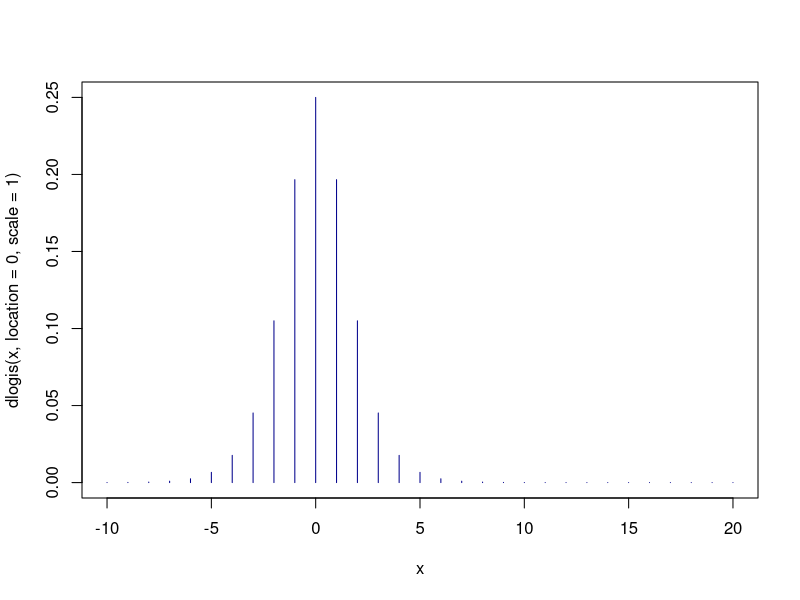
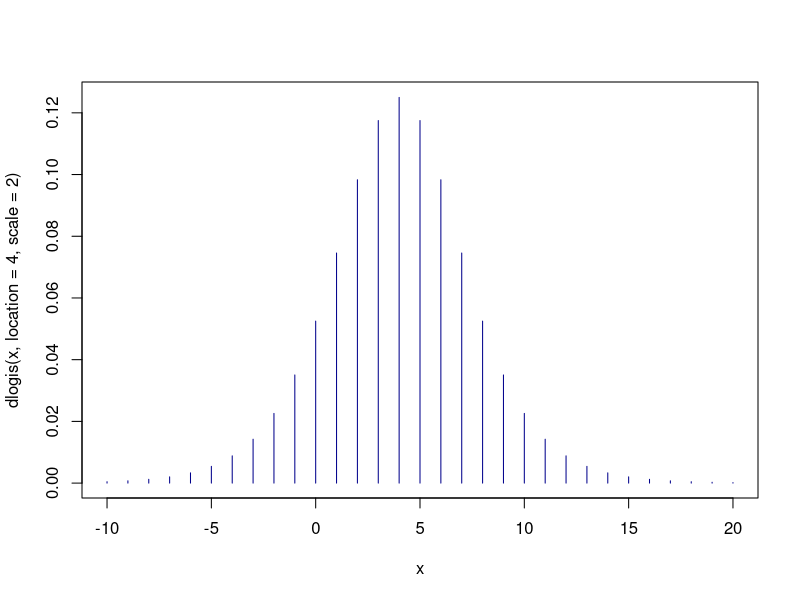
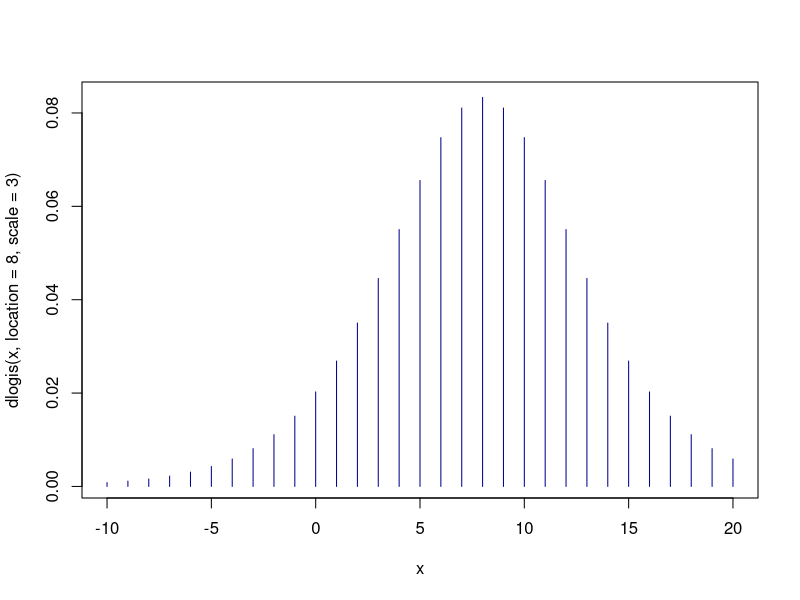
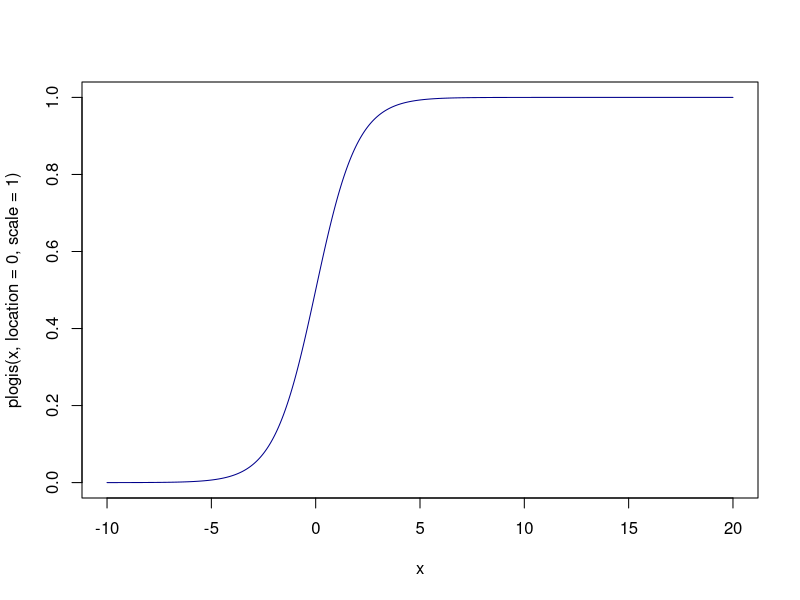
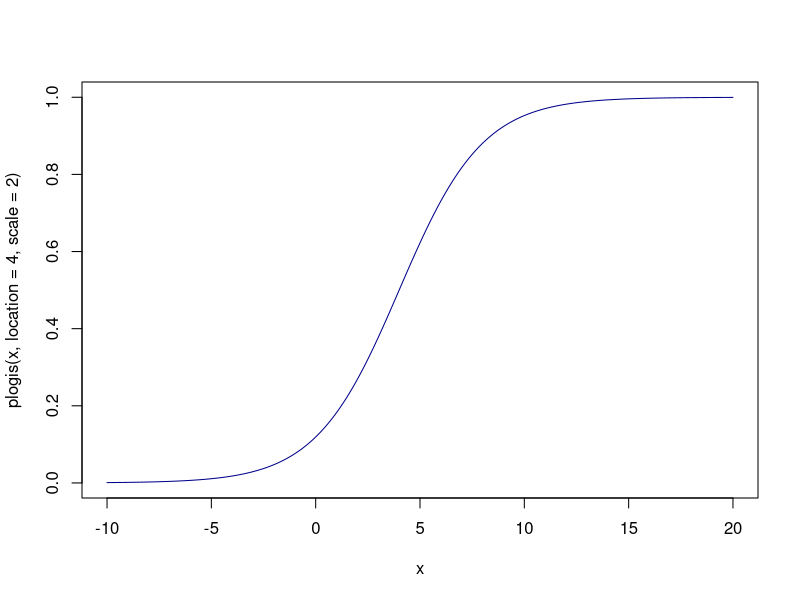
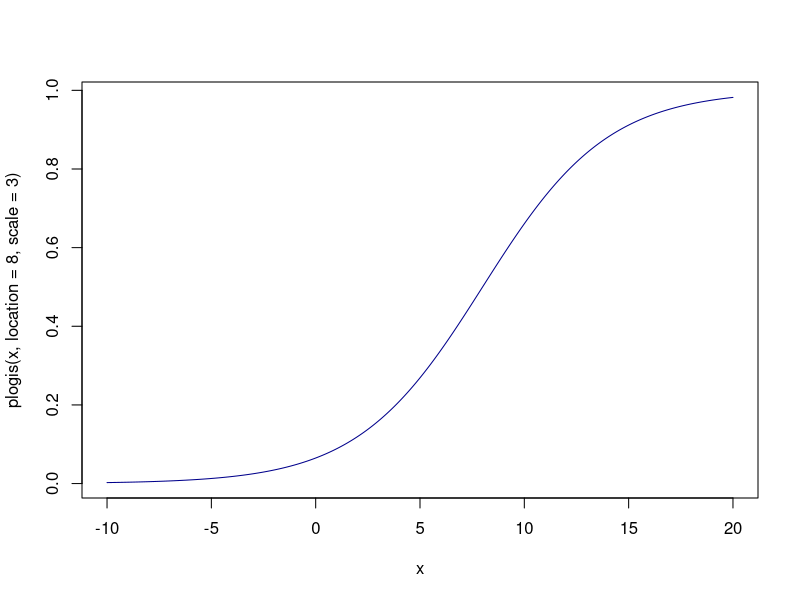
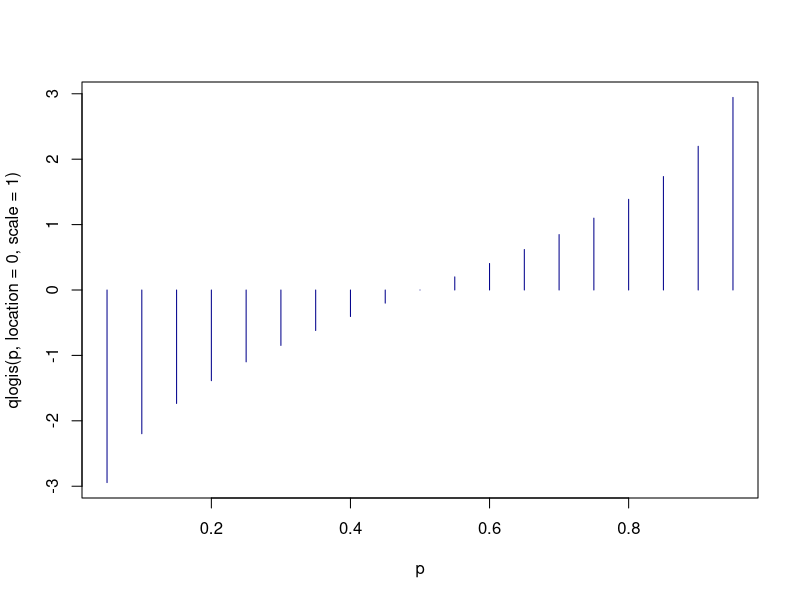
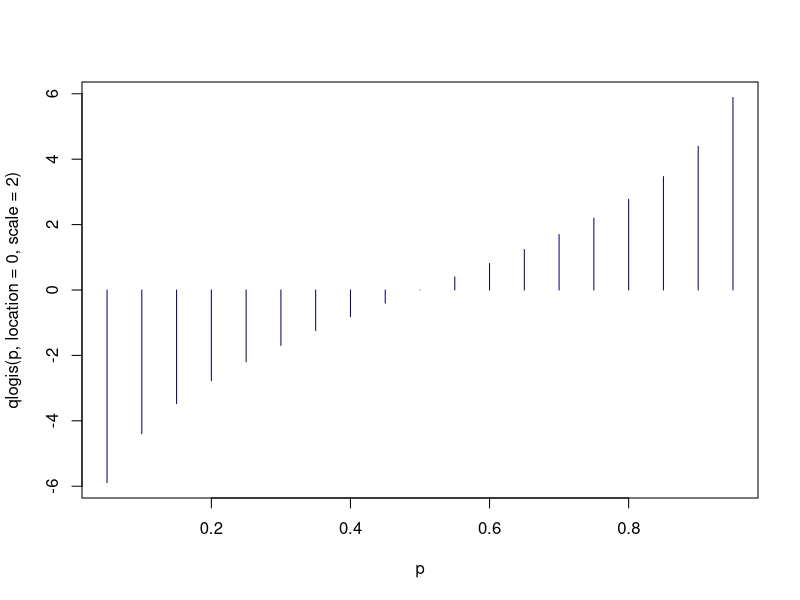

These figures' R source, in order:
## ---- chunk 1
x <- -10:20
plot(x, dlogis(x, location = 0, scale = 1), type = "h", col = "darkblue")
## ---- chunk 2
plot(x, dlogis(x, location = 4, scale = 2), type = "h", col = "darkblue")
## ---- chunk 3
plot(x, dlogis(x, location = 8, scale = 3), type = "h", col = "darkblue")
## ---- chunk 4
x <- seq(-10, 20, by=0.05)
plot(x, plogis(x, location = 0, scale = 1), type = "l", col = "darkblue")
## ---- chunk 5
plot(x, plogis(x, location = 4, scale = 2), type = "l", col = "darkblue")
## ---- chunk 6
plot(x, plogis(x, location = 8, scale = 3), type = "l", col = "darkblue")
## ---- chunk 7
p <- seq(0.05,0.95,by = 0.05)
plot(p, qlogis(p, location = 0, scale = 1), type = "h", col = "darkblue")
## ---- chunk 8
plot(p, qlogis(p, location = 0, scale = 2), type = "h", col = "darkblue")
## ---- chunk 9
plot(p, qlogis(p, location = 2, scale = 1), type = "h", col = "darkblue")
## ---- chunk 10
plot(p, qlogis(p, location = 8, scale = 3), type = "h", col = "darkblue")
## ---- chunk 11
location <- 4
scale <- 2
n<-c(20, 50, 200, 1000)
set.seed(58)
x1<-rlogis(n[1], location, scale)
set.seed(58)
x2<-rlogis(n[2], location, scale)
set.seed(58)
x3<-rlogis(n[3], location, scale)
set.seed(58)
x4<-rlogis(n[4], location, scale)
## ---- chunk 12
library(ggplot2)

# Binwidth nustatymas pagal Freedman-Diaconis taisyklę
binwidth1 <- 0.5
binwidth2 <- 0.5
binwidth3 <- 0.5
binwidth4 <- 0.5

# Teorinio tankio funkcija
logistine_tankio_f <- function(x, loc=4, sc=2) {
  dlogis(x, location=loc, scale=sc)
}

# Histograma n=20
histograma1 <- ggplot(data.frame(x1), aes(x=x1)) +
  geom_histogram(aes(y=after_stat(density)), 
                 binwidth = binwidth1,
                 colour="black", fill="white") +
  geom_density(alpha=.2, fill="darkblue") +
  stat_function(fun=logistine_tankio_f, 
                colour="red", size=1, linetype="dashed") +
  labs(title="Logistinio skirstinio histograma (n=20)",
       subtitle="μ=4, σ=2",
       x="Reikšmė", 
       y="Tankis") +
  theme_minimal()
histograma1
## ---- chunk 13
histograma2 <- ggplot(data.frame(x2), aes(x=x2)) +
  geom_histogram(aes(y=after_stat(density)), 
                 binwidth = binwidth2,
                 colour="black", fill="white") +
  geom_density(alpha=.2, fill="darkblue") +
  stat_function(fun=logistine_tankio_f, 
                colour="red", size=1, linetype="dashed") +
  labs(title="Logistinio skirstinio histograma (n=50)",
       subtitle="μ=4, σ=2",
       x="Reikšmė", 
       y="Tankis") +
  theme_minimal()
histograma2
## ---- chunk 14
histograma3 <- ggplot(data.frame(x3), aes(x=x3)) +
  geom_histogram(aes(y=after_stat(density)), 
                 binwidth = binwidth3,
                 colour="black", fill="white") +
  geom_density(alpha=.2, fill="darkblue") +
  stat_function(fun=logistine_tankio_f, 
                colour="red", size=1, linetype="dashed") +
  labs(title="Logistinio skirstinio histograma (n=200)",
       subtitle="μ=4, σ=2",
       x="Reikšmė", 
       y="Tankis") +
  theme_minimal()
histograma3
## ---- chunk 15
histograma4 <- ggplot(data.frame(x4), aes(x=x4)) +
  geom_histogram(aes(y=after_stat(density)), 
                 binwidth = binwidth4,
                 colour="black", fill="white") +
  geom_density(alpha=.2, fill="darkblue") +
  stat_function(fun=logistine_tankio_f, 
                colour="red", size=1, linetype="dashed") +
  labs(title="Logistinio skirstinio histograma (n=1000)",
       subtitle="μ=4, σ=2",
       x="Reikšmė", 
       y="Tankis") +
  theme_minimal()
histograma4
## ---- chunk 16
# Apibrėžiame intervalą x ašiai
x_range <- seq(-10, 20, by=0.1)

ex1 <- ecdf(x1)
plot(ex1, main="Empirinė pasiskirstymo funkcija (n=20)", 
     xlab="x", ylab="F(x)", 
     col="blue", lwd=2)
# Pridedame teorinę pasiskirstymo funkciją
lines(x_range, plogis(x_range, location=4, scale=2), 
      col="red", lty=2, lwd=2)
# Pridedame legendą
legend("bottomright", 
       legend=c("Empirinė", "Teorinė"), 
       col=c("blue", "red"), 
       lty=c(1, 2), 
       lwd=c(2, 2))
## ---- chunk 17
ex2 <- ecdf(x2)
plot(ex2, main="Empirinė pasiskirstymo funkcija (n=50)", 
     xlab="x", ylab="F(x)", 
     col="blue", lwd=2)
lines(x_range, plogis(x_range, location=4, scale=2), 
      col="red", lty=2, lwd=2)
legend("bottomright", 
       legend=c("Empirinė", "Teorinė"), 
       col=c("blue", "red"), 
       lty=c(1, 2), 
       lwd=c(2, 2))
## ---- chunk 18
ex3 <- ecdf(x3)
plot(ex3, main="Empirinė pasiskirstymo funkcija (n=200)", 
     xlab="x", ylab="F(x)", 
     col="blue", lwd=2)
lines(x_range, plogis(x_range, location=4, scale=2), 
      col="red", lty=2, lwd=2)
legend("bottomright", 
       legend=c("Empirinė", "Teorinė"), 
       col=c("blue", "red"), 
       lty=c(1, 2), 
       lwd=c(2, 2))
## ---- chunk 19
ex4 <- ecdf(x4)
plot(ex4, main="Empirinė pasiskirstymo funkcija (n=1000)", 
     xlab="x", ylab="F(x)", 
     col="blue", lwd=2)
lines(x_range, plogis(x_range, location=4, scale=2), 
      col="red", lty=2, lwd=2)
legend("bottomright", 
       legend=c("Empirinė", "Teorinė"), 
       col=c("blue", "red"), 
       lty=c(1, 2), 
       lwd=c(2, 2))
## ---- chunk 20
library(e1071)

# rinkinio su 20 imties dydziu
mean(x1)
var(x1)
sd(x1)
skewness(x1)
kurtosis(x1) 
## ---- chunk 21
# rinkinio su 50 imties dydziu
mean(x2)
var(x2)
sd(x2)
skewness(x2)
kurtosis(x2) 
## ---- chunk 22
# rinkinio su 200 imties dydziu
mean(x3)
var(x3)
sd(x3)
skewness(x3)
kurtosis(x3)
## ---- chunk 23
# rinkinio su 1000 imties dydziu
mean(x4)
var(x4)
sd(x4)
skewness(x4)
kurtosis(x4)
## ---- chunk 24
library(e1071)
library(knitr)

# Teorinės logistinio skirstinio reikšmės su parametrais location=4, scale=2
theoretical_mean <- 4  # vidurkis = μ
theoretical_var <- (pi^2 * 2^2)/3  # dispersija = (π^2 * σ^2)/3
theoretical_sd <- sqrt(theoretical_var)  # standartinis nuokrypis
theoretical_skewness <- 0  # asimetrijos koeficientas
theoretical_kurtosis <- 1.2  # eksceso koeficientas = 6/5

# Sukuriame duomenų rėmelį palyginimui
stats_table <- data.frame(
  Metric = c("Vidurkis", "Dispersija", "Standartinis nuokrypis",
             "Asimetrijos koef.", "Eksceso koef."),
  Theoretical = c(theoretical_mean, theoretical_var, theoretical_sd,
                 theoretical_skewness, theoretical_kurtosis),
  n_20 = c(mean(x1), var(x1), sd(x1), skewness(x1), kurtosis(x1)),
  n_50 = c(mean(x2), var(x2), sd(x2), skewness(x2), kurtosis(x2)),
  n_200 = c(mean(x3), var(x3), sd(x3), skewness(x3), kurtosis(x3)),
  n_1000 = c(mean(x4), var(x4), sd(x4), skewness(x4), kurtosis(x4))
)

# Pridedame skirtumo stulpelius
stats_table$diff_20 <- round(abs(stats_table$n_20 - stats_table$Theoretical), 4)
stats_table$diff_50 <- round(abs(stats_table$n_50 - stats_table$Theoretical), 4)
stats_table$diff_200 <- round(abs(stats_table$n_200 - stats_table$Theoretical), 4)
stats_table$diff_1000 <- round(abs(stats_table$n_1000 - stats_table$Theoretical), 4)
## ---- chunk 25
# Formatuojame lentelę
kable(stats_table, 
      caption = "Empirinių ir teorinių statistikų palyginimas",
      col.names = c("Statistika", "Teorinė reikšmė", 
                    "n=20", "n=50", "n=200", "n=1000", 
                    "Skirtumas (n=20)", "Skirtumas (n=50)", 
                    "Skirtumas (n=200)", "Skirtumas (n=1000)"),
      digits = 4)
## ---- chunk 26
# Palyginimo grafikas vidurkiui
barplot(c(stats_table$Theoretical[1], 
          stats_table$n_20[1], 
          stats_table$n_50[1], 
          stats_table$n_200[1], 
          stats_table$n_1000[1]),
        names.arg = c("Teorinis", "n=20", "n=50", "n=200", "n=1000"),
        col = c("red", rep("blue", 4)),
        main = "Empirinio vidurkio palyginimas su teoriniu",
        ylab = "Vidurkio reikšmė")
abline(h = theoretical_mean, col = "red", lty = 2)
## ---- chunk 27
# Funkcija momentų metodo įvertiniams apskaičiuoti
MM_logistic <- function(x) {
  m_logistic <- mean(x)      # Imties vidurkis
  s_logistic <- var(x)       # Imties dispersija
  
  # Momentų metodo įvertiniai
  hat_mu <- m_logistic                   # Vidurkio įvertinys
  hat_sigma <- sqrt(3 * s_logistic / pi^2)  # Scale parametro įvertinys
  
  return(c(location = hat_mu, scale = hat_sigma))
}

# Bootstrap metodas MM įvertinių patikimumo įvertinimui
# Pasirenkame didžiausią imtį (n=1000) geresniam patikimumui
set.seed(58)
bootstrap_samples <- replicate(1000, sample(x4, size = length(x4), replace = TRUE))
bootstrap_estimates <- t(apply(bootstrap_samples, 2, MM_logistic))

## ---- chunk 28
# Vizualizuojame bootstrap rezultatus
par(mfrow=c(1,2))
boxplot(bootstrap_estimates[,1], main = "Location (μ)", col = "lightblue")
abline(h = 4, col = "red", lty = 2)  # Tikroji μ reikšmė
boxplot(bootstrap_estimates[,2], main = "Scale (σ)", col = "lightgreen")
abline(h = 2, col = "red", lty = 2)  # Tikroji σ reikšmė
par(mfrow=c(1,1))
## ---- chunk 29
# Skaičiuojame bootstrap pasikliautinus intervalus (95%)
location_ci <- quantile(bootstrap_estimates[,1], c(0.025, 0.975))
scale_ci <- quantile(bootstrap_estimates[,2], c(0.025, 0.975))

# Spausdiname rezultatus
cat("Bootstrap 95% pasikliautini intervalai:\n")
cat("Location (μ): [", round(location_ci[1], 4), ", ", round(location_ci[2], 4), "]\n")
cat("Scale (σ): [", round(scale_ci[1], 4), ", ", round(scale_ci[2], 4), "]\n")
## ---- chunk 30
# Momentų metodo įvertiniai x1 imčiai (n=20)
MM_logistic(x1)

# Momentų metodo įvertiniai x2 imčiai (n=50)
MM_logistic(x2)

# Momentų metodo įvertiniai x3 imčiai (n=200)
MM_logistic(x3)

# Momentų metodo įvertiniai x4 imčiai (n=1000)
MM_logistic(x4)

## ---- chunk 31

set.seed(58)
rand_logistic <- rlogis(x1, location = 4, scale = 2 )

m_logistic <- mean(rand_logistic)
s_logistic <- var(rand_logistic)

#MM
hat_mu <- m_logistic
hat_s <- sqrt(3 * s_logistic / pi^2)
hat_mu
hat_s
## ---- chunk 32
set.seed(58)
rand_logistic <- rlogis(x2, location = 4, scale = 2 )

m_logistic <- mean(rand_logistic)
s_logistic <- var(rand_logistic)

#MM
hat_mu <- m_logistic
hat_s <- sqrt(3 * s_logistic / pi^2)
hat_mu
hat_s
## ---- chunk 33
set.seed(58)
rand_logistic <- rlogis(x3, location = 4, scale = 2 )

m_logistic <- mean(rand_logistic)
s_logistic <- var(rand_logistic)

#MM
hat_mu <- m_logistic
hat_s <- sqrt(3 * s_logistic / pi^2)
hat_mu
hat_s
## ---- chunk 34
set.seed(58)
rand_logistic <- rlogis(x4, location = 4, scale = 2 )

m_logistic <- mean(rand_logistic)
s_logistic <- var(rand_logistic)

#MM
hat_mu <- m_logistic
hat_s <- sqrt(3 * s_logistic / pi^2)
hat_mu
hat_s
## ---- chunk 35
library(maxLik)

logLikFun <- function(param) {
  location <- param[1]
  scale <- param[2]
  sum(dlogis(x1, location = location,
            scale = scale, log = TRUE))
}
mle <- maxLik(logLik = logLikFun,
              start = c(location = 0, scale = 1))
summary(mle)
coef(mle)
stdEr(mle)

#Rezultatas?
## ---- chunk 36

logLikFun <- function(param) {
  location <- param[1]
  scale <- param[2]
  sum(dlogis(x2, location = location,
             scale = scale, log = TRUE))
}
mle <- maxLik(logLik = logLikFun,
              start = c(location = 0, scale = 1))
summary(mle)
coef(mle)
stdEr(mle)

#Rezultatas??
## ---- chunk 37
logLikFun <- function(param) {
  location <- param[1]
  scale <- param[2]
  sum(dlogis(x3, location = location,
             scale = scale, log = TRUE))
}
mle <- maxLik(logLik = logLikFun,
              start = c(location = 0, scale = 1))
summary(mle)
coef(mle)
stdEr(mle)

#Rezultatas??
## ---- chunk 38
logLikFun <- function(param) {
  location <- param[1]
  scale <- param[2]
  sum(dlogis(x4, location = location,
             scale = scale, log = TRUE))
}
mle <- maxLik(logLik = logLikFun,
              start = c(location = 0, scale = 1))
summary(mle)
coef(mle)
stdEr(mle)


## ---- chunk 39
library(maxLik)
library(knitr)

# Apibrėžiame funkciją, kuri skaičiuoja MLE bet kuriai imčiai
MLE_logistic <- function(x, starting_values = c(location = 0, scale = 1)) {
  # Log-tikėtinumo funkcija
  logLikFun <- function(param) {
    location <- param[1]
    scale <- param[2]
    # Tikriname, ar scale > 0
    if (scale <= 0) return(-Inf)
    sum(dlogis(x, location = location, scale = scale, log = TRUE))
  }
  
  # Maksimizuojame log-tikėtinumo funkciją
  mle <- maxLik(logLik = logLikFun, start = starting_values)
  
  # Grąžiname rezultatus
  return(list(
    coefficients = coef(mle),
    standard_errors = stdEr(mle),
    summary = summary(mle)
  ))
}

# Skaičiuojame MLE įvertinius visoms imtims
# Naudojame 'pradinius spėjimus' arčiau tikrųjų parametrų
starting_values <- c(location = 3, scale = 1.5)

mle_x1 <- MLE_logistic(x1, starting_values)
mle_x2 <- MLE_logistic(x2, starting_values)
mle_x3 <- MLE_logistic(x3, starting_values)
mle_x4 <- MLE_logistic(x4, starting_values)

# Sukuriame rezultatų lentelę
mle_results <- data.frame(
  Sample_Size = c(20, 50, 200, 1000),
  Location_True = rep(4, 4),
  Location_MLE = c(mle_x1$coefficients[1], mle_x2$coefficients[1], 
                  mle_x3$coefficients[1], mle_x4$coefficients[1]),
  Location_SE = c(mle_x1$standard_errors[1], mle_x2$standard_errors[1],
                 mle_x3$standard_errors[1], mle_x4$standard_errors[1]),
  Scale_True = rep(2, 4),
  Scale_MLE = c(mle_x1$coefficients[2], mle_x2$coefficients[2],
               mle_x3$coefficients[2], mle_x4$coefficients[2]),
  Scale_SE = c(mle_x1$standard_errors[2], mle_x2$standard_errors[2],
              mle_x3$standard_errors[2], mle_x4$standard_errors[2])
)

# Pridedame absoliučias paklaidas
mle_results$Location_Error <- abs(mle_results$Location_MLE - mle_results$Location_True)
mle_results$Scale_Error <- abs(mle_results$Scale_MLE - mle_results$Scale_True)

# Parodome rezultatus
kable(mle_results, 
      caption = "Didžiausio tikėtinumo metodo įvertiniai logistiniam skirstiniui",
      col.names = c("Imties dydis", "μ (tikroji)", "μ̂ (MLE įvertinys)", "μ̂ stand. paklaida",
                    "σ (tikroji)", "σ̂ (MLE įvertinys)", "σ̂ stand. paklaida",
                    "μ abs. paklaida", "σ abs. paklaida"),
      digits = 4)
## ---- chunk 40
# Vizualizuojame rezultatus
par(mfrow = c(1, 2))
# Vietos parametro įvertiniai
plot(mle_results$Sample_Size, mle_results$Location_MLE, 
     type="b", col="blue", pch=19,
     ylim=c(min(mle_results$Location_MLE) - 1, max(mle_results$Location_MLE) + 1),
     xlab="Imties dydis", ylab="Vietos parametro įvertinys",
     main="MLE įvertiniai vietos parametrui")
# Pridedame tikrąją parametro reikšmę
abline(h=4, col="red", lty=2)
# Pridedame pasikliautinus intervalus
arrows(mle_results$Sample_Size, 
       mle_results$Location_MLE - 1.96 * mle_results$Location_SE,
       mle_results$Sample_Size, 
       mle_results$Location_MLE + 1.96 * mle_results$Location_SE,
       length=0.05, angle=90, code=3, col="blue")
legend("topright", legend=c("MLE įvertinys", "Tikroji reikšmė"),
       col=c("blue", "red"), lty=c(1, 2), pch=c(19, NA))

# Skalės parametro įvertiniai
plot(mle_results$Sample_Size, mle_results$Scale_MLE, 
     type="b", col="green", pch=19,
     ylim=c(min(mle_results$Scale_MLE) - 0.5, max(mle_results$Scale_MLE) + 0.5),
     xlab="Imties dydis", ylab="Skalės parametro įvertinys",
     main="MLE įvertiniai skalės parametrui")
# Pridedame tikrąją parametro reikšmę
abline(h=2, col="red", lty=2)
# Pridedame pasikliautinus intervalus
arrows(mle_results$Sample_Size, 
       mle_results$Scale_MLE - 1.96 * mle_results$Scale_SE,
       mle_results$Sample_Size, 
       mle_results$Scale_MLE + 1.96 * mle_results$Scale_SE,
       length=0.05, angle=90, code=3, col="green")
legend("topright", legend=c("MLE įvertinys", "Tikroji reikšmė"),
       col=c("green", "red"), lty=c(1, 2), pch=c(19, NA))
par(mfrow = c(1, 1))
## ---- chunk 41

## ---- chunk 42

## ---- chunk 43
quantile_x1 <- quantile(x1, probs = c(0.25, 0.5, 0.75))
quantile_x1
## ---- chunk 44
quantile_x2 <- quantile(x2, probs = c(0.25, 0.5, 0.75))
quantile_x2
## ---- chunk 45
quantile_x3 <- quantile(x3, probs = c(0.25, 0.5, 0.75))
quantile_x3
## ---- chunk 46
quantile_x4 <- quantile(x4, probs = c(0.25, 0.5, 0.75))
quantile_x4
## ---- chunk 47

set.seed(58)
x11 <- sample(c(x1, 30, 50 ,60, 70, 80))

table(x1)
table(x11)

## ---- chunk 48

set.seed(58)
x22 <- sample(c(x2, 30, 50 ,60, 70, 80))

table(x2)
table(x22)
## ---- chunk 49

set.seed(58)
x33 <- sample(c(x3, 30, 50 ,60, 70, 80))

table(x3)
table(x33)
## ---- chunk 50

set.seed(58)
x44 <- sample(c(x4,30, 50 ,60, 70, 80))

table(x4)
table(x44)
## ---- chunk 51
boxplot(x1)
boxplot(x11)
boxplot(x11)$out
## ---- chunk 52
boxplot(x2)
boxplot(x22)
boxplot(x22)$out
## ---- chunk 53
boxplot(x3)
boxplot(x33)
boxplot(x33)$out
## ---- chunk 54
boxplot(x4)
boxplot(x44)
boxplot(x44)$out
## ---- chunk 55

## ---- chunk 56
